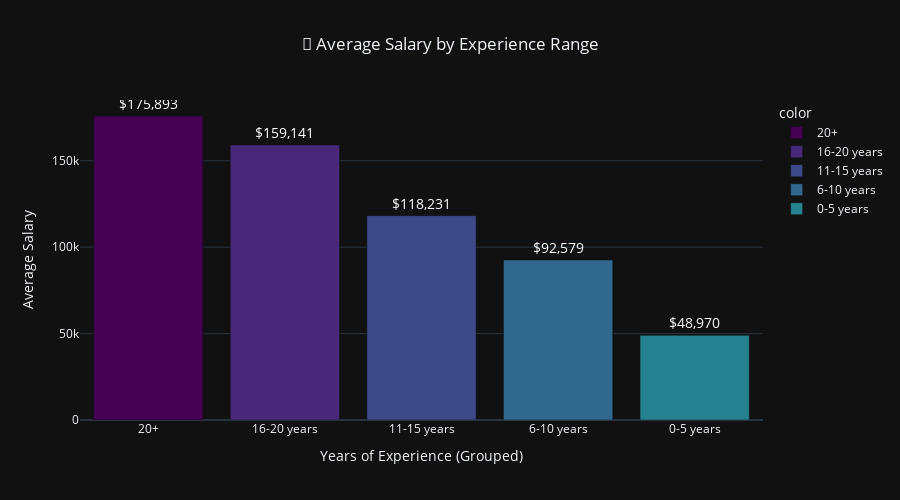

Notebook code cell kept with this figure:
### Code cell
fig = px.bar(
    x=salary_by_exp.index,
    y=salary_by_exp.values,
    color=salary_by_exp.index,
    title="💼 Average Salary by Experience Range",
    labels={"x": "Experience Range", "y": "Average Salary"},
    color_discrete_sequence=px.colors.sequential.Viridis,
    template="plotly_dark",
    text=salary_by_exp.apply(lambda x: f"${x:,.0f}")
)

# Customize layout
fig.update_layout(
    title_x=0.5,
    xaxis_title="Years of Experience (Grouped)",
    yaxis_title="Average Salary",
    height=500
)

# Customize trace appearance
fig.update_traces(
    textposition="outside",
    textfont=dict(size=14, color="#FFFFFF"),
    hovertemplate="Experience: %{x}<br>Avg Salary: %{y:$,.0f}"
)

# Show plot
fig.show()

### Figure 1 — Plotly figure (JSON) as saved in the notebook; plotly's stock layout.template omitted (floating-point values rounded to 4 significant figures)
{"data": [{"hovertemplate": "Experience: %{x}<br>Avg Salary: %{y:$,.0f}", "legendgroup": "20+", "marker": {"color": "#440154", "pattern": {"shape": ""}}, "name": "20+", "orientation": "v", "showlegend": true, "text": ["$175,893"], "textfont": {"color": "#FFFFFF", "size": 14}, "textposition": "outside", "type": "bar", "x": ["20+"], "xaxis": "x", "y": [175900.0], "yaxis": "y"}, {"hovertemplate": "Experience: %{x}<br>Avg Salary: %{y:$,.0f}", "legendgroup": "16-20 years", "marker": {"color": "#482878", "pattern": {"shape": ""}}, "name": "16-20 years", "orientation": "v", "showlegend": true, "text": ["$159,141"], "textfont": {"color": "#FFFFFF", "size": 14}, "textposition": "outside", "type": "bar", "x": ["16-20 years"], "xaxis": "x", "y": [159100.0], "yaxis": "y"}, {"hovertemplate": "Experience: %{x}<br>Avg Salary: %{y:$,.0f}", "legendgroup": "11-15 years", "marker": {"color": "#3e4989", "pattern": {"shape": ""}}, "name": "11-15 years", "orientation": "v", "showlegend": true, "text": ["$118,231"], "textfont": {"color": "#FFFFFF", "size": 14}, "textposition": "outside", "type": "bar", "x": ["11-15 years"], "xaxis": "x", "y": [118200.0], "yaxis": "y"}, {"hovertemplate": "Experience: %{x}<br>Avg Salary: %{y:$,.0f}", "legendgroup": "6-10 years", "marker": {"color": "#31688e", "pattern": {"shape": ""}}, "name": "6-10 years", "orientation": "v", "showlegend": true, "text": ["$92,579"], "textfont": {"color": "#FFFFFF", "size": 14}, "textposition": "outside", "type": "bar", "x": ["6-10 years"], "xaxis": "x", "y": [92580.0], "yaxis": "y"}, {"hovertemplate": "Experience: %{x}<br>Avg Salary: %{y:$,.0f}", "legendgroup": "0-5 years", "marker": {"color": "#26828e", "pattern": {"shape": ""}}, "name": "0-5 years", "orientation": "v", "showlegend": true, "text": ["$48,970"], "textfont": {"color": "#FFFFFF", "size": 14}, "textposition": "outside", "type": "bar", "x": ["0-5 years"], "xaxis": "x", "y": [48970.0], "yaxis": "y"}], "layout": {"barmode": "relative", "height": 500, "legend": {"title": {"text": "color"}, "tracegroupgap": 0}, "title": {"text": "💼 Average Salary by Experience Range", "x": 0.5}, "xaxis": {"anchor": "y", "domain": [0, 1], "title": {"text": "Years of Experience (Grouped)"}}, "yaxis": {"anchor": "x", "domain": [0, 1], "title": {"text": "Average Salary"}}}}
